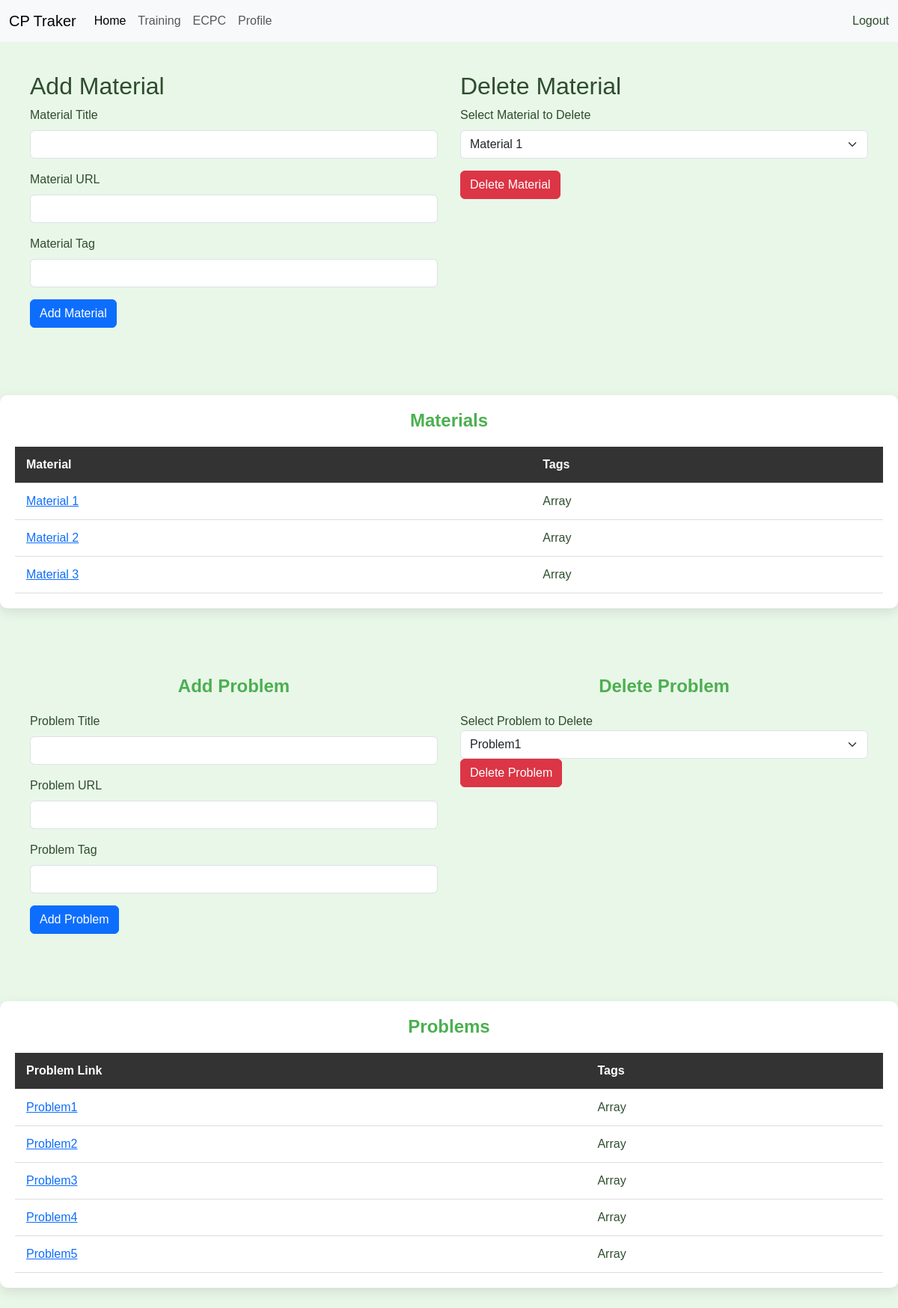
Page /admin/admin_sheet/admin_sheet.php?topic_id=13 on the committed database.
### tables this page shows
CREATE TABLE `material` (
  `material_id` int(255) NOT NULL,
  `material_title` varchar(255) NOT NULL,
  `material_url` text NOT NULL,
  `topic_id` int(255) NOT NULL,
  `material_tag` varchar(255) DEFAULT NULL
);

CREATE TABLE `problem` (
  `problem_id` int(11) NOT NULL,
  `problem_title` varchar(255) NOT NULL,
  `problem_url` text NOT NULL,
  `topic_id` int(11) NOT NULL,
  `problem_tag` varchar(255) DEFAULT NULL
);

### admin/admin_sheet/admin_sheet.php (the view, shortened to what this page needs)
<?php
$conn = new mysqli(
    "localhost",
    "root",
    "",
    "cp-tracker"
);
?>
<!DOCTYPE html>
<html lang="en">
<head>
    <link rel="stylesheet" href="https://cdn.jsdelivr.net/npm/bootstrap@5.3.3/dist/css/bootstrap.min.css">
    <link rel="stylesheet" href="admin_sheet_styles.css">
</head>
<body>
    <nav class="navbar navbar-expand-lg bg-body-tertiary">
        <div class="container-fluid">
            <a class="navbar-brand" href="#">CP Traker</a>
            <div class="collapse navbar-collapse" id="navbarSupportedContent">
                <ul class="navbar-nav me-auto mb-2 mb-lg-0">
                    <li class="nav-item">
                        <a class="nav-link active" aria-current="page" href="../admin_home/home_admin.php">Home</a>
                    </li>
                    <li class="nav-item">
                        <a class="nav-link" href="../admin_topics/admin_topics.php">Training</a>
                    </li>
                    <li class="nav-item">
                        <a class="nav-link" href="../../teams/ecpc_Admin.php">ECPC</a>
                    </li>
                    <li class="nav-item">
                        <a class="nav-link" href="../../profile_page/profile.php">Profile</a>
                    </li>
                </ul>
                <a class="nav-link ms-auto" href="../../logout.php">Logout</a>
            </div>
        </div>
    </nav>
    <?php
    $topic_id = 0;
    if (isset($_GET['topic_id'])) {
        $topic_id = $_GET['topic_id'];
    }
    ?>
    <main>
        <div class="add-material">
            <h2>Add Material</h2>
            <form action="admin_sheet_functions.php" method="POST">
                <div class="mb-3">
                    <label for="material_title" class="form-label">Material Title</label>
                    <input type="text" class="form-control" id="material_title" name="material_title" required>
                </div>
                <div class="mb-3">
                    <label for="material_url" class="form-label">Material URL</label>
                    <input type="text" class="form-control" id="material_url" name="material_url" required>
                </div>
                <div class="mb-3">
                    <label for="material_tag" class="form-label">Material Tag</label>
                    <input type="text" class="form-control" id="material_tag" name="material_tag" required>
                </div>
                <button type="submit" name="add_material" class="btn btn-primary">Add Material</button>
            </form>
        </div>
        <div class="delete-material">
            <h2>Delete Material</h2>
            <form action="admin_sheet_functions.php" method="POST">
                <div class="mb-3">
                    <label for="delete_material" class="form-label">Select Material to Delete</label>
                    <select class="form-select" name="material_id" id="material_id" required>
                        <?php
                        $sql = "SELECT `material_id`, `material_title`
                                FROM `material`
                                WHERE `topic_id` = $topic_id";
                        $result = $conn->query($sql);
                        while ($row = $result->fetch_assoc()) {
                            ?>
                            <option value='<?= $row['material_id'] ?>'> <?= $row['material_title'] ?></option>
                            <?php
                        }
                        ?>
                    </select>
                </div>
                <button type="submit" name="delete_material" id="delete_material" class="btn btn-danger"
                    onclick="confirm_delete_material(event)">Delete
                    Material</button>
            </form>
        </div>
    </main>
    <div class="table-container">
        <h1 class="table-title">Materials</h1>
        <table id="dynamicTable">
            <thead>
                <tr>
                    <th>Material</th>
                    <th>Tags</th>
                </tr>
            </thead>
            <tbody>
                <?php
                $sql = "SELECT `material_title`, `material_url`, `material_tag`
                            FROM `material`
                            WHERE `topic_id` = $topic_id";
                $result = $conn->query($sql);
                while ($row = $result->fetch_assoc()) {
                    ?>
                    <tr>
                        <td>
                            <a href='<?= $row['material_url'] ?>'><?= $row['material_title'] ?></a>
                        </td>
                        <td>
                            <?= $row['material_tag'] ?>
                        </td>
                    </tr>
                    <?php
                }
                ?>
            </tbody>
        </table>
    </div>
    <main>
        <div class="add-problem">
            <h1 class="table-title">Add Problem</h1>
            <form action="admin_sheet_functions.php" method="POST">
                <div class="mb-3">
                    <label for="problem_title" class="form-label">Problem Title</label>
                    <input type="text" class="form-control" id="problem_title" name="problem_title" required>
                </div>
                <div class="mb-3">
                    <label for="problem_url" class="form-label">Problem URL</label>
                    <input type="text" class="form-control" id="problem_url" name="problem_url" required>
                </div>
                <div class="mb-3">
                    <label for="problem_tag" class="form-label">Problem Tag</label>
                    <input type="text" class="form-control" id="problem_tag" name="problem_tag" required>
                </div>
                <button type="submit" name="add_problem" class="btn btn-primary">Add Problem</button>
            </form>
        </div>
        <div class="delete-problem">
            <h1 class="table-title">Delete Problem</h1>
            <form action="admin_sheet_functions.php" method="POST">
                <div class="form-group">
                    <label for="problem_id">Select Problem to Delete</label>
                    <select class="form-select" name="problem_id" id="problem_id" required>
                        <?php
                        $sql = "SELECT problem_id, problem_title
                                FROM problem
                                WHERE topic_id = $topic_id";
                        $result = $conn->query($sql);
                        while ($row = $result->fetch_assoc()) {
                            ?>
                            <option value='<?= $row['problem_id'] ?>'><?= $row['problem_title'] ?></option>
                            <?php
                        }
                        ?>
                    </select>
                </div>
                <button type="submit" name="delete_problem" id="delete_problem" class="btn btn-danger"
                    onclick="confirm_delete_problem(event)">Delete Problem</button>
            </form>
        </div>
    </main>
    <div class="table-container">
        <h1 class="table-title">Problems</h1>
        <table id="dynamicTable">
            <thead>
                <tr>
                    <th>Problem Link</th>
                    <th>Tags</th>
                </tr>
            </thead>
            <tbody>
                <?php
                $sql = "SELECT `problem_title`, `problem_url`, `problem_tag`
                        FROM `problem`
                        WHERE `topic_id` = $topic_id";
                $result = $conn->query($sql);
                while ($row = $result->fetch_assoc()) {
                    ?>
                    <tr>
                        <td>
                            <a href='<?= $row['problem_url'] ?>'> <?= $row['problem_title'] ?> </a>
                        </td>
                        <td>
                            <?= $row['problem_tag'] ?>
                        </td>
                    </tr>
                    <?php
                }
                ?>
            </tbody>
        </table>
    </div>
</body>
</html>

### admin/admin_sheet/admin_sheet_styles.css (style rules this page uses)
body { font-family: Arial, sans-serif; margin: 0; padding: 0; background-color: #e9f7e9; color: #2e4d2e; }
main { display: grid; grid-template-columns: repeat(auto-fit, minmax(450px, 1fr)); gap: 30px; padding: 40px; justify-content: center; }
.table-container { margin: 50px auto; max-width: 1200px; padding: 20px; background-color: #fff; box-shadow: 0px 5px 15px rgba(0, 0, 0, 0.1); border-radius: 10px; }
.table-title { text-align: center; font-size: 24px; font-weight: bold; margin-bottom: 20px; color: #4CAF50; }
table { width: 100%; border-collapse: collapse; text-align: left; }
thead { background-color: #333; color: #fff; }
th, td { padding: 12px 15px; border-bottom: 1px solid #ddd; }
.btn-danger { background-color: #dc3545; }

### rows in the picture
material: material_title "Material 1", material_tag "Array"
material: material_title "Material 2", material_tag "Array"
material: material_title "Material 3", material_tag "Array"
problem: problem_title "Problem1", problem_tag "Array"
problem: problem_title "Problem2", problem_tag "Array"
problem: problem_title "Problem3", problem_tag "Array"
problem: problem_title "Problem4", problem_tag "Array"
problem: problem_title "Problem5", problem_tag "Array"

### other values in the picture
form field material_id "Material 1"
form field problem_id "Problem1"
